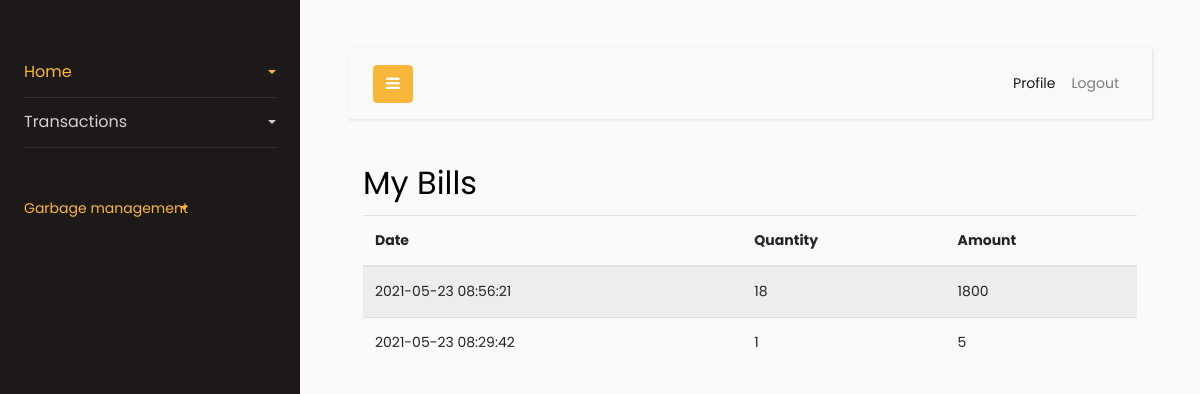
Page /Customer/view.php (signed in) on the committed database.
### tables this page shows
CREATE TABLE IF NOT EXISTS `bills` (
  `id` int(11) NOT NULL AUTO_INCREMENT,
  `customerid` int(11) NOT NULL,
  `amount` int(11) NOT NULL,
  `quantity` int(11) NOT NULL,
  `servedby` varchar(200) NOT NULL,
  `date` timestamp NOT NULL DEFAULT current_timestamp() ON UPDATE current_timestamp(),
  PRIMARY KEY (`id`)
);

### Customer/view.php (the view)
<?php include "header.php" ?>
<div class="container">
  <h2>My Bills</h2>
  <table class="table table-striped">
    <thead>
      <tr>
        <th>Date</th>
		<th>Quantity</th>
        <th>Amount</th>
      </tr>
    </thead>
    <tbody>
	<?php
	$phone = $_SESSION['name'];
	$stmt = $conn->query("SELECT customer.customerid, customer.phone, bills.quantity, bills.amount, bills.customerid, bills.date
	FROM customer, bills where customer.phone = '$phone' AND customer.customerid = bills.customerid order by bills.id desc");
	while($row = $stmt->fetch()){
	?>
      <tr>
		<td><?php echo $row['date']; ?></td>
		<td><?php echo $row['quantity']; ?></td>
		<td><?php echo $row['amount']; ?></td>
      </tr>
	<?php } ?>
    </tbody>
  </table>
</div>
<?php include "footer.php" ?>

### rows in the picture
bills: date "2021-05-23 08:56:21", quantity "18", amount "1800"
bills: date "2021-05-23 08:29:42", quantity "1", amount "5"
